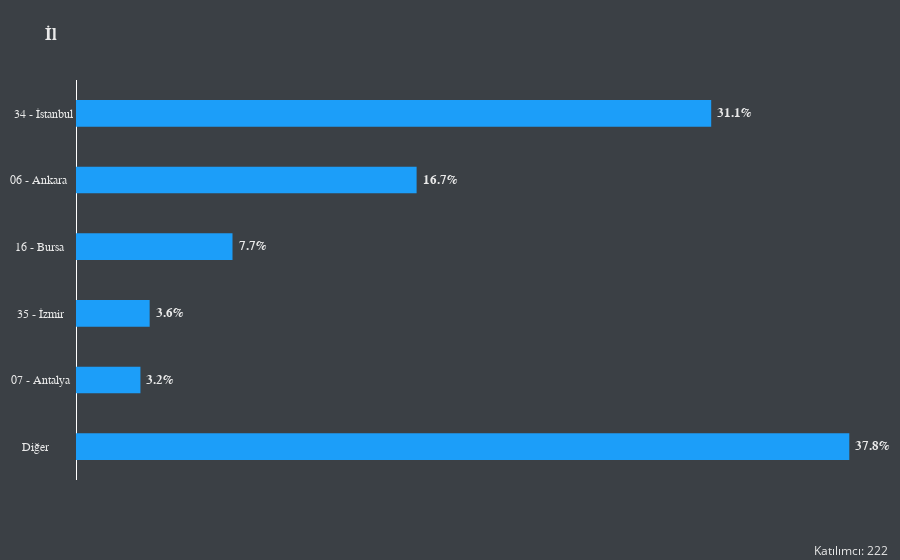

Here is the notebook cell this chart was saved with:
### Code cell
make_chart(1, horizontal=False, top_n=5)

### Figure 1 — Plotly figure (JSON) as saved in the notebook; plotly's stock layout.template omitted (floating-point values rounded to 4 significant figures)
{"data": [{"hovertemplate": "Count=%{x}<br>Response=%{y}<br>Percentage=%{text}<extra></extra>", "legendgroup": "", "marker": {"color": "#1c9ef9", "line": {"color": "rgba(0,0,0,0)", "width": 0}, "pattern": {"shape": ""}}, "name": "", "orientation": "h", "showlegend": false, "text": ["37.8%", "3.2%", "3.6%", "7.7%", "16.7%", "31.1%"], "textfont": {"color": "#e9e9e9", "family": "Fira Mono, Consolas, Courier New, monospace", "size": 13, "weight": "bold"}, "textposition": "outside", "texttemplate": " %{text}", "type": "bar", "width": 0.4, "x": [84, 7, 8, 17, 37, 69], "xaxis": "x", "y": ["Diğer        ", "07 - Antalya ", "35 - İzmir   ", "16 - Bursa   ", "06 - Ankara  ", "34 - İstanbul"], "yaxis": "y"}], "layout": {"annotations": [{"font": {"color": "#e9e9e9", "size": 12}, "showarrow": false, "text": "Katılımcı: 222", "x": 1, "xanchor": "right", "xref": "paper", "y": -0.15, "yanchor": "top", "yref": "paper"}], "barmode": "relative", "hoverlabel": {"bgcolor": "#e9e9e9", "font": {"family": "Fira Mono, Consolas, Courier New, monospace", "size": 12}}, "legend": {"tracegroupgap": 0}, "margin": {"b": 80, "l": 10, "r": 10, "t": 80}, "paper_bgcolor": "#3b4045", "plot_bgcolor": "#3b4045", "title": {"font": {"color": "#e9e9e9", "family": "Fira Mono, Consolas, Courier New, monospace", "weight": "bold"}, "text": "İl"}, "xaxis": {"anchor": "y", "domain": [0, 1], "gridcolor": "#3b4045", "linecolor": "#3b4045", "showgrid": false, "showticklabels": false, "tickfont": {"color": "#e9e9e9", "family": "Fira Mono, Consolas, Courier New, monospace"}, "title": {}}, "yaxis": {"anchor": "x", "domain": [0, 1], "linecolor": "#3b4045", "showgrid": false, "tickfont": {"color": "#e9e9e9", "family": "Fira Mono, Consolas, Courier New, monospace"}, "title": {}, "type": "category"}}}
